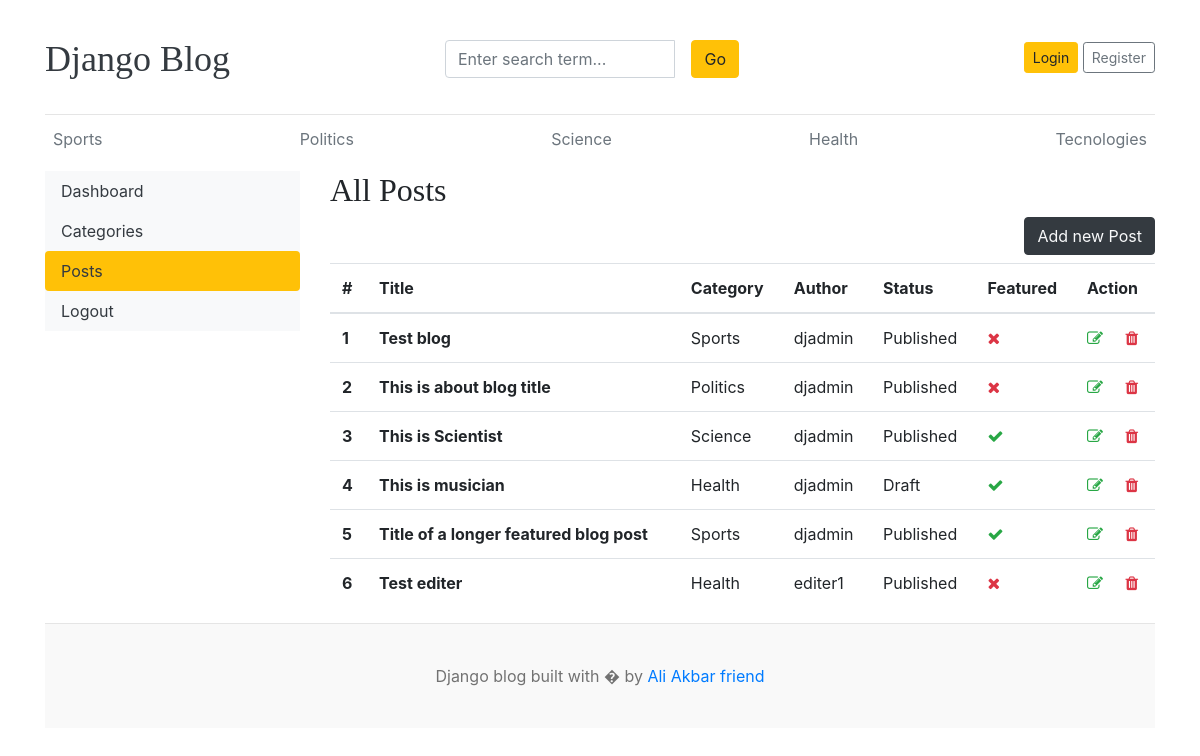
Before: /dashbord/posts/ with the older database file.
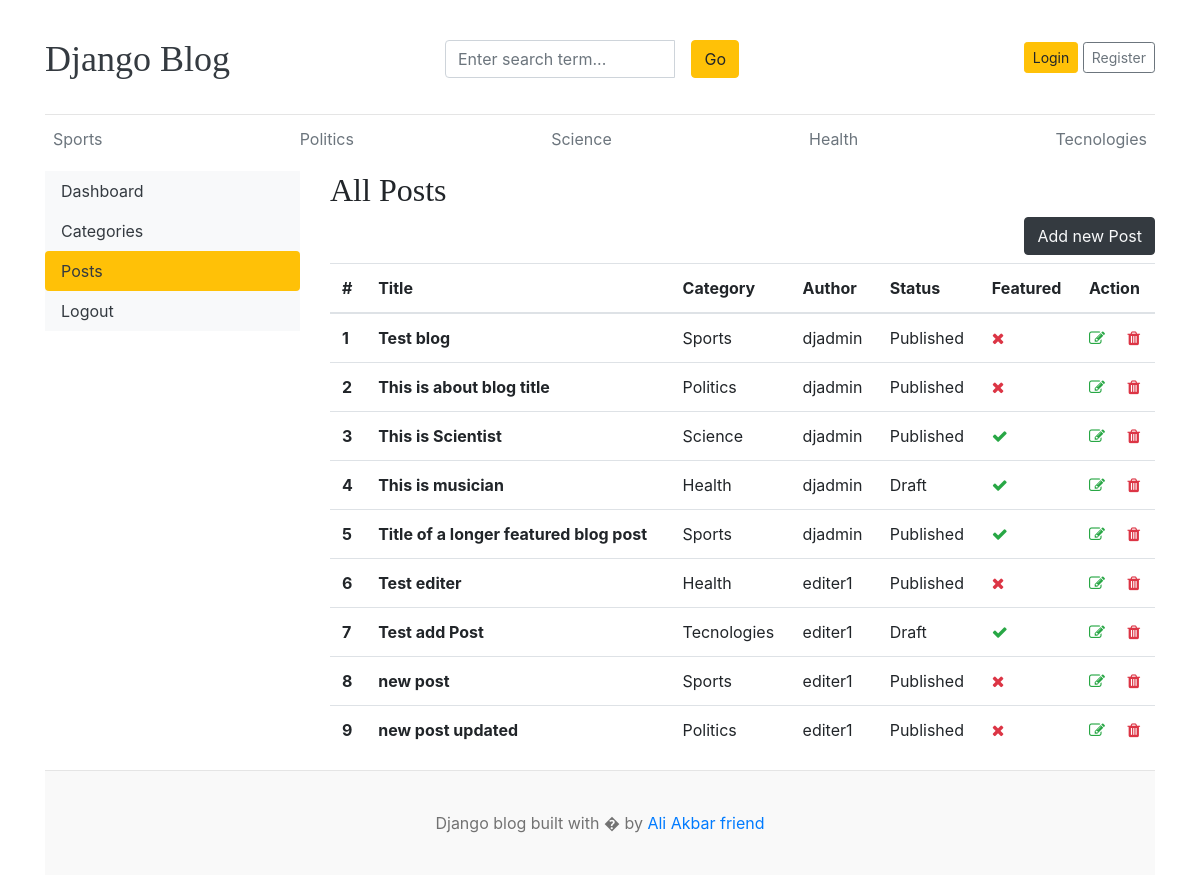
After: the same page with the newer database file.
### blogs/models.py (models this page shows, shortened)
class Category(models.Model):
    category_name= models.CharField(max_length=50 , unique=True)
    created_at = models.DateTimeField(auto_now_add=True)
    updated_at = models.DateTimeField(auto_now_add=True)
    class Meta:
        verbose_name_plural = 'categories'
    def __str__(self):
        return self.category_name

class Blog(models.Model):
    title = models.CharField(max_length=100)
    slug = models.SlugField(max_length=150 , unique=True , blank=True)
    category = models.ForeignKey(Category, on_delete=models.CASCADE)
    author = models.ForeignKey(User , on_delete=models.CASCADE)
    featured_image = models.ImageField(upload_to='uploads/%y/%m/%d')
    short_description = models.TextField(max_length=500)
    blog_body = models.TextField(max_length=2000)
    status = models.CharField(max_length=20 ,choices=STATUS_CHOICE, default='Draft')
    is_featured = models.BooleanField(default=False)
    created_at = models.DateTimeField(auto_now_add=True)
    updated_at = models.DateTimeField(auto_now=True)

### dashbords/views.py (the view)
# urls.py: path('posts/',views.posts,name='posts'),
def posts(request):
    posts=Blog.objects.all()
    context={
        'posts':posts,
    }
    return render(request,'dashbord/posts.html',context)

### blogs/context_processors.py (called while the page is built)
def get_categories(request):
    categories=Category.objects.all()
    return dict(categories=categories)

def get_social_links(request):
    social_links=SocialLink.objects.all()
    return dict(social_links=social_links)

### templates/dashbord/posts.html (shortened to what this page needs)
{% extends "base.html" %}
{% block content %}
<div class="row">
    {% include "dashbord/sidebar.html" %}
    <div class="col-md-9">
        <h2>All Posts</h2>
        <a href="{% url 'add_post' %}" class="btn btn-dark text-light float-right mb-2">Add new Post</a>
        <table class="table table-hover">
  <thead>
    <tr>
      <th >#</th>
      <th >Title</th>
      <th >Category</th>
      <th >Author</th>
      <th >Status</th>
      <th >Featured</th>
      <th >Action</th>
    </tr>
  </thead>
  <tbody>
    {% for post in posts %}
    <tr>
      <th>{{forloop.counter}}</th>
      <th>{{post.title}}</th>
      <td>{{post.category}}</td>
      <td>{{post.author}}</td>
      <td>{{post.status}}</td>
      <td>{% if post.is_featured %}<i class="fa fa-check text-success"></i> {% else %}<i class="fa fa-times text-danger"></i>{% endif %}</td>
      <td>
        <a href="{% url 'edit_post' post.id%}"><i class="fa fa-edit text-success"></i></a>
        <a href="{% url 'delete_post' post.id %}"><i class="fa fa-trash text-danger" aria-hidden="true"></i></a>
      </td>
    </tr>
    {% endfor %}
  </tbody>
</table>
    </div>
</div>
{% endblock %}

### templates/base.html (shortened to what this page needs)
{% load static %}
<!DOCTYPE html>
<html lang="en">
<head>
    <link href="https://getbootstrap.com/docs/4.0/dist/css/bootstrap.min.css" rel="stylesheet">
    <link href="{% static 'css/blog.css' %}" rel="stylesheet">
    <link rel="stylesheet" href="https://cdnjs.cloudflare.com/ajax/libs/font-awesome/4.7.0/css/font-awesome.min.css">
</head>
<body>
    <div class="container">
        <header class="blog-header py-3">
            <div class="row flex-nowrap justify-content-between align-items-center">
                <div class="col-4 pt-1">
                    <a class="blog-header-logo text-dark" href="/">Django Blog</a>
                </div>
                <div class="col-4 pt-1">
                    <form action="{% url 'search' %}" method="GET">
                        <div class="card-body ">
                            <div class="input-group">
                                <input class="form-control" type="text" placeholder="Enter search term..."
                                    name="keyword" aria-label="Enter search term..." aria-describedby="button-search"
                                    value="{{keyword}}">
                                <button class="btn btn-warning mx-3" id="button-search" type="submit">
                                    Go
                                </button>
                            </div>
                        </div>
                    </form>
                </div>
                {% if not user.is_authenticated %}
                <div class="col-4 d-flex justify-content-end align-items-center">
                    <a class="btn btn-sm btn-warning" href="{% url 'login' %}">Login</a> &nbsp;
                    <a class="btn btn-sm btn-outline-secondary" href="{% url 'register' %}">Register</a>
                </div>
                {% else %}
                <div class="col-4 d-flex justify-content-end align-items-center">
                <span><a href="{% url 'dashbords' %}">Dashboard</a></span>
                &nbsp;&nbsp;
                <span><a href="{% url 'logout' %}">Logout</a></span>
                </div>
                {% endif %}
            </div>
        </header>
        <div class="nav-scroller py-1 mb-2">
            <nav class="nav d-flex justify-content-between">
                {% for cat in categories %}
                <a class="p-2 text-muted" href="{% url 'posts_by_category' cat.id %}">{{cat.category_name}}</a>
                {% endfor %}
            </nav>
        </div>
        {% block content %}
        {% endblock %}
        <footer class="blog-footer">
            <p>Django blog built with � by <a href="#">Ali Akbar friend</a></p>
        </footer>
</body>
</html>

Changed rows visible on the page:
added Blog: title "Test add Post", category "Tecnologies", author "editer1", status "Draft", is_featured True (drawn)
added Blog: title "new post", category "Sports", author "editer1", status "Published", is_featured False (drawn)
added Blog: title "new post updated", category "Politics", author "editer1", status "Published", is_featured False (drawn)
